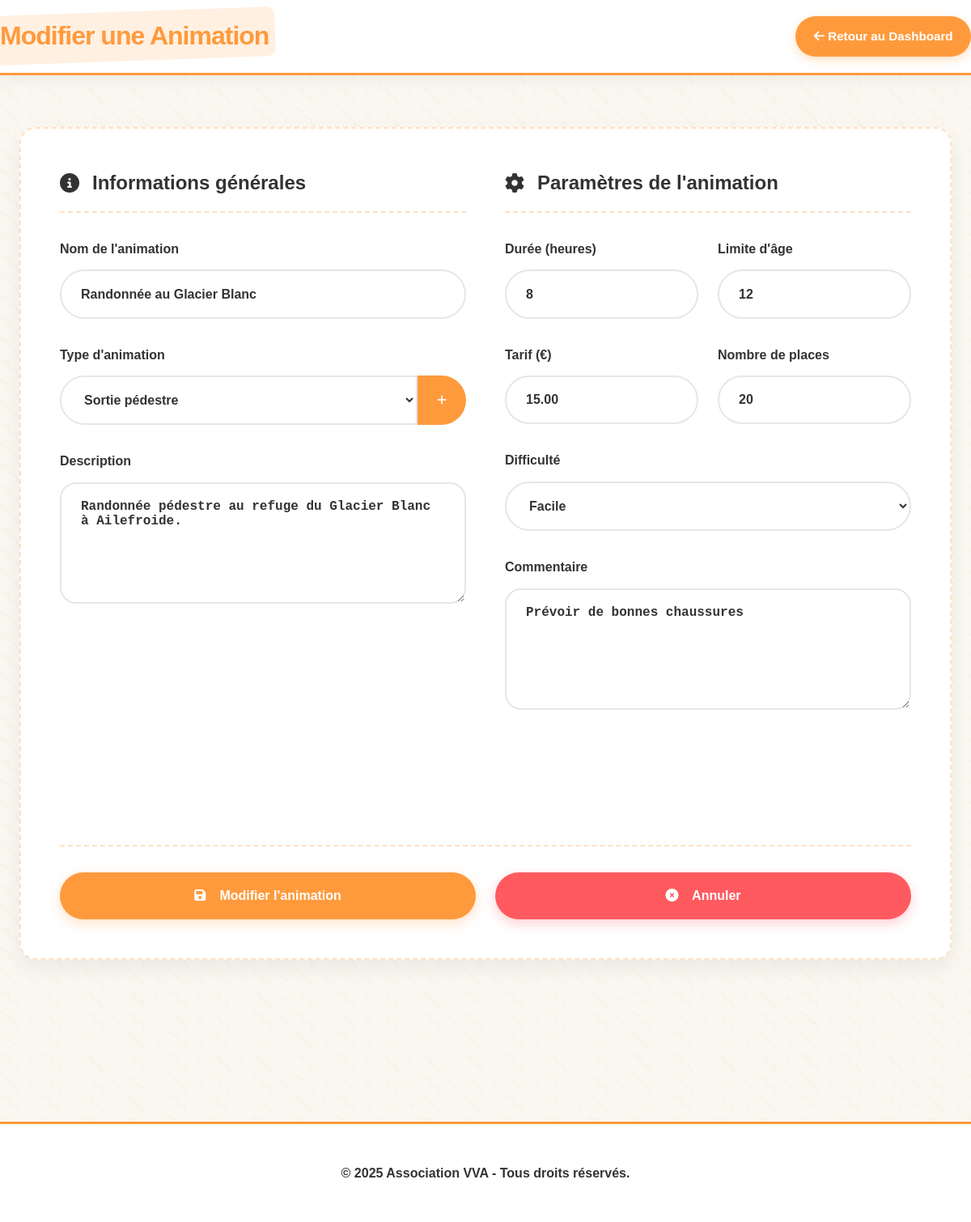
The page /ProjetLeger/app/views/add_animation.php?animationId=ANIM001 (signed in) on the database its author committed.
### tables this page shows
CREATE TABLE `ANIMATION` (
  `CODEANIM` char(8) NOT NULL,
  `CODETYPEANIM` char(5) NOT NULL,
  `NOMANIM` char(40) DEFAULT NULL,
  `DATECREATIONANIM` date DEFAULT NULL,
  `DATEVALIDITEANIM` date DEFAULT NULL,
  `DUREEANIM` double(5,0) DEFAULT NULL,
  `LIMITEAGE` int DEFAULT NULL,
  `TARIFANIM` decimal(7,2) DEFAULT NULL,
  `NBREPLACEANIM` int DEFAULT NULL,
  `DESCRIPTANIM` char(250) DEFAULT NULL,
  `COMMENTANIM` char(250) DEFAULT NULL,
  `DIFFICULTEANIM` char(40) DEFAULT NULL
);

CREATE TABLE `TYPE_ANIM` (
  `CODETYPEANIM` char(5) NOT NULL,
  `NOMTYPEANIM` char(50) DEFAULT NULL
);

### ProjetLeger/app/models/Animation.php (called while the page is built, shortened)
<?php
class Animation
{
    public function getAllTypes() {
        $db = new Database();
        $connection = $db->getConnection();
        $query = "SELECT CODETYPEANIM, NOMTYPEANIM FROM TYPE_ANIM";
        $stmt = $connection->prepare($query);
        $stmt->execute();
        return $stmt->fetchAll();
    }
    public function getAnimationById($codeAnim) {
        $db = new Database();
        $connection = $db->getConnection();
        $query = "SELECT t.NOMTYPEANIM, a.CODETYPEANIM, a.NOMANIM, a.DATEVALIDITEANIM, a.DUREEANIM, a.LIMITEAGE, a.TARIFANIM,
                        a.NBREPLACEANIM, a.DESCRIPTANIM, a.COMMENTANIM, a.DIFFICULTEANIM
                    FROM ANIMATION a, TYPE_ANIM t
                    WHERE CODEANIM = :codeAnim";
        $stmt = $connection->prepare($query);
        $stmt->bindParam(':codeAnim', $codeAnim);
        $stmt->execute();
        return $stmt->fetchAll();
    }
}

### ProjetLeger/app/controllers/AnimationController.php (called while the page is built, shortened)
<?php
include_once(dirname(__DIR__, 2) . '/app/models/Animation.php');
class AnimationController {
    public function getAllTypes() {
        $animationModel = new Animation();
        return $animationModel->getAllTypes();
    }
public function getAnimationById($codeAnim) {
        $animationModel = new Animation();
        return $animationModel->getAnimationById($codeAnim);
    }
}

### ProjetLeger/app/views/add_animation.php (the view, shortened to what this page needs)
<?php
include_once '../controllers/AnimationController.php';
$controller = new controllers\AnimationController();
$allTypes = $controller->getAllTypes();
$isEditMode = isset($_GET['animationId']);
$animation = null;
if ($isEditMode) {
    $animation = $controller->getAnimationById($_GET['animationId']);
}
$pageTitle = $isEditMode ? "Modifier une Animation" : "Ajouter une Animation";
?>
<!DOCTYPE html>
<html lang="fr">
<head>
    <link rel="stylesheet" href="https://cdnjs.cloudflare.com/ajax/libs/font-awesome/6.4.0/css/all.min.css">
    <link rel="stylesheet" href="../../assets/css/styles.css">
</head>
<body>
<nav class="navbar">
    <div class="container navbar-container">
        <h1 class="navbar-brand"><?= $pageTitle ?></h1>
        <div class="navbar-links">
            <a href="dashboard_encadrant.php" class="nav-link primary">
                <i class="fas fa-arrow-left"></i> Retour au Dashboard
            </a>
        </div>
    </div>
</nav>
<div class="main-content">
    <div class="container">
        <div class="form-container fade-in">
            <form action="" method="POST" class="form-grid">
                <div class="form-section">
                    <h3 class="form-section-title">
                        <i class="fas fa-info-circle"></i> Informations générales
                    </h3>
                    <div class="form-group">
                        <label for="nomAnim" class="form-label">Nom de l'animation</label>
                        <input type="text" name="nomAnim" id="nomAnim" class="form-input"
                               value="<?= $isEditMode ? $animation[0]['NOMANIM'] : '' ?>" required>
                    </div>
                    <div class="form-group">
                        <label for="typeAnim" class="form-label">Type d'animation</label>
                        <div class="input-with-button">
                            <select name="typeAnim" id="typeAnim" class="form-select" required>
                                <?php foreach ($allTypes as $type): ?>
                                    <option value="<?= $type['CODETYPEANIM'] ?>"
                                        <?= $isEditMode && $animation[0]['CODETYPEANIM'] === $type['CODETYPEANIM'] ? 'selected' : '' ?>>
                                        <?= $type['NOMTYPEANIM'] ?>
                                    </option>
                                <?php endforeach; ?>
                            </select>
                            <button type="button" class="form-button-addon" onclick="addType()">
                                <i class="fas fa-plus"></i>
                            </button>
                        </div>
                    </div>
                    <div class="form-group">
                        <label for="descriptionAnim" class="form-label">Description</label>
                        <textarea name="descriptionAnim" id="descriptionAnim" rows="4" class="form-textarea"><?= $isEditMode ? $animation[0]['DESCRIPTANIM'] : '' ?></textarea>
                    </div>
                </div>
                <div class="form-section">
                    <h3 class="form-section-title">
                        <i class="fas fa-cog"></i> Paramètres de l'animation
                    </h3>
                    <div class="form-row">
                        <div class="form-group">
                            <label for="dureeAnim" class="form-label">Durée (heures)</label>
                            <input type="number" name="dureeAnim" id="dureeAnim" class="form-input"
                                   value="<?= $isEditMode ? $animation[0]['DUREEANIM'] : '' ?>">
                        </div>
                        <div class="form-group">
                            <label for="limiteAge" class="form-label">Limite d'âge</label>
                            <input type="number" name="limiteAge" id="limiteAge" class="form-input"
                                   value="<?= $isEditMode ? $animation[0]['LIMITEAGE'] : '' ?>">
                        </div>
                    </div>
                    <div class="form-row">
                        <div class="form-group">
                            <label for="prixAnim" class="form-label">Tarif (€)</label>
                            <input type="number" step="0.01" name="prixAnim" id="prixAnim" class="form-input"
                                   value="<?= $isEditMode ? $animation[0]['TARIFANIM'] : '' ?>">
                        </div>
                        <div class="form-group">
                            <label for="nbrePlaceAnim" class="form-label">Nombre de places</label>
                            <input type="number" name="nbrePlaceAnim" id="nbrePlaceAnim" class="form-input"
                                   value="<?= $isEditMode ? $animation[0]['NBREPLACEANIM'] : '' ?>">
                        </div>
                    </div>
                    <div class="form-group">
                        <label for="difficulteAnim" class="form-label">Difficulté</label>
                        <select name="difficulteAnim" id="difficulteAnim" class="form-select">
                            <option value="Facile" <?= $isEditMode && $animation[0]['DIFFICULTEANIM'] === 'Facile' ? 'selected' : '' ?>>Facile</option>
                        </select>
                    </div>
                    <div class="form-group">
                        <label for="commentaireAnim" class="form-label">Commentaire</label>
                        <textarea name="commentaireAnim" id="commentaireAnim" rows="4" class="form-textarea"><?= $isEditMode ? $animation[0]['COMMENTANIM'] : '' ?></textarea>
                    </div>
                </div>
                <div class="form-actions">
                    <button type="submit" class="btn btn-primary">
                        <i class="fas fa-<?= $isEditMode ? 'save' : 'plus-circle' ?>"></i>
                        <?= $isEditMode ? 'Modifier' : 'Ajouter' ?> l'animation
                    </button>
                    <a href="dashboard_encadrant.php" class="btn btn-danger">
                        <i class="fas fa-times-circle"></i> Annuler
                    </a>
                </div>
            </form>
        </div>
    </div>
</div>
<footer class="footer">
    <div class="container footer-content">
        &copy; 2025 Association VVA - Tous droits réservés.
    </div>
</footer>
</body>
</html>

### rows shown on the page
animation: nomAnim "Randonnée au Glacier Blanc", typeAnim "Sortie pédestre", descriptionAnim "Randonnée pédestre au refuge du Glacier Blanc à Ailefroide.", dureeAnim "8", limiteAge "12", prixAnim "15.00", nbrePlaceAnim "20", commentaireAnim "Prévoir de bonnes chaussures"

### other values the page prints
$pageTitle "Modifier une Animation"
